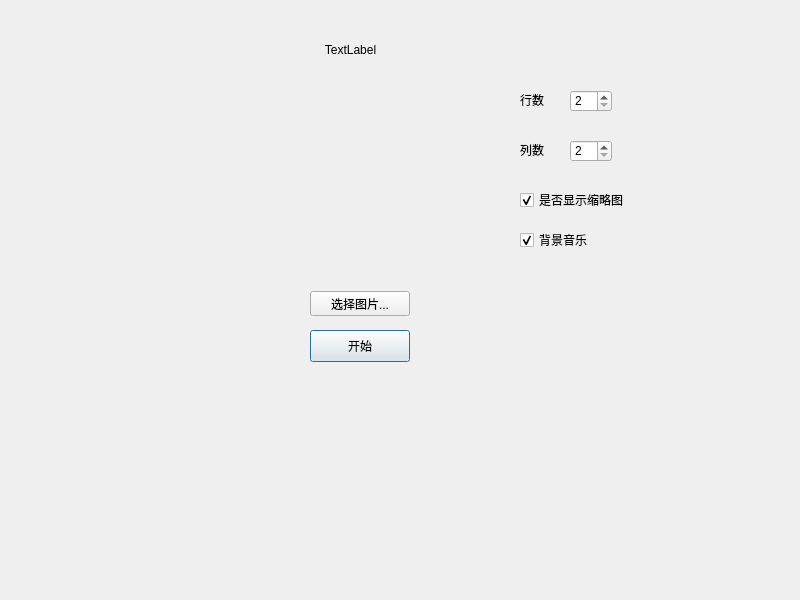
<?xml version="1.0" encoding="UTF-8"?>
<ui version="4.0">
 <class>Dialog</class>
 <widget class="QDialog" name="Dialog">
  <property name="geometry">
   <rect>
    <x>0</x>
    <y>0</y>
    <width>800</width>
    <height>600</height>
   </rect>
  </property>
  <property name="windowTitle">
   <string>Dialog</string>
  </property>
  <widget class="QPushButton" name="btn">
   <property name="geometry">
    <rect>
     <x>310</x>
     <y>330</y>
     <width>100</width>
     <height>32</height>
    </rect>
   </property>
   <property name="text">
    <string>开始</string>
   </property>
  </widget>
  <widget class="QLabel" name="label">
   <property name="geometry">
    <rect>
     <x>250</x>
     <y>40</y>
     <width>201</width>
     <height>20</height>
    </rect>
   </property>
   <property name="text">
    <string>TextLabel</string>
   </property>
   <property name="alignment">
    <set>Qt::AlignmentFlag::AlignCenter</set>
   </property>
  </widget>
  <widget class="QSpinBox" name="spinBox_1">
   <property name="geometry">
    <rect>
     <x>570</x>
     <y>140</y>
     <width>42</width>
     <height>22</height>
    </rect>
   </property>
   <property name="minimum">
    <number>2</number>
   </property>
   <property name="value">
    <number>2</number>
   </property>
  </widget>
  <widget class="QSpinBox" name="spinBox_2">
   <property name="geometry">
    <rect>
     <x>570</x>
     <y>90</y>
     <width>42</width>
     <height>22</height>
    </rect>
   </property>
   <property name="minimum">
    <number>2</number>
   </property>
   <property name="maximum">
    <number>50</number>
   </property>
   <property name="value">
    <number>2</number>
   </property>
  </widget>
  <widget class="QLabel" name="label_2">
   <property name="geometry">
    <rect>
     <x>520</x>
     <y>92</y>
     <width>31</width>
     <height>16</height>
    </rect>
   </property>
   <property name="text">
    <string>行数</string>
   </property>
  </widget>
  <widget class="QLabel" name="label_3">
   <property name="geometry">
    <rect>
     <x>520</x>
     <y>142</y>
     <width>31</width>
     <height>16</height>
    </rect>
   </property>
   <property name="text">
    <string>列数</string>
   </property>
  </widget>
  <widget class="QCheckBox" name="checkBox">
   <property name="enabled">
    <bool>true</bool>
   </property>
   <property name="geometry">
    <rect>
     <x>520</x>
     <y>190</y>
     <width>121</width>
     <height>20</height>
    </rect>
   </property>
   <property name="mouseTracking">
    <bool>true</bool>
   </property>
   <property name="tabletTracking">
    <bool>false</bool>
   </property>
   <property name="focusPolicy">
    <enum>Qt::FocusPolicy::StrongFocus</enum>
   </property>
   <property name="autoFillBackground">
    <bool>true</bool>
   </property>
   <property name="text">
    <string>是否显示缩略图</string>
   </property>
   <property name="checkable">
    <bool>true</bool>
   </property>
   <property name="checked">
    <bool>true</bool>
   </property>
  </widget>
  <widget class="QPushButton" name="btn_2">
   <property name="geometry">
    <rect>
     <x>310</x>
     <y>291</y>
     <width>100</width>
     <height>25</height>
    </rect>
   </property>
   <property name="text">
    <string>选择图片...</string>
   </property>
  </widget>
  <widget class="QCheckBox" name="checkBox_2">
   <property name="enabled">
    <bool>true</bool>
   </property>
   <property name="geometry">
    <rect>
     <x>520</x>
     <y>230</y>
     <width>121</width>
     <height>20</height>
    </rect>
   </property>
   <property name="mouseTracking">
    <bool>true</bool>
   </property>
   <property name="tabletTracking">
    <bool>false</bool>
   </property>
   <property name="focusPolicy">
    <enum>Qt::FocusPolicy::StrongFocus</enum>
   </property>
   <property name="autoFillBackground">
    <bool>true</bool>
   </property>
   <property name="text">
    <string>背景音乐</string>
   </property>
   <property name="checkable">
    <bool>true</bool>
   </property>
   <property name="checked">
    <bool>true</bool>
   </property>
  </widget>
 </widget>
 <resources/>
 <connections/>
</ui>
